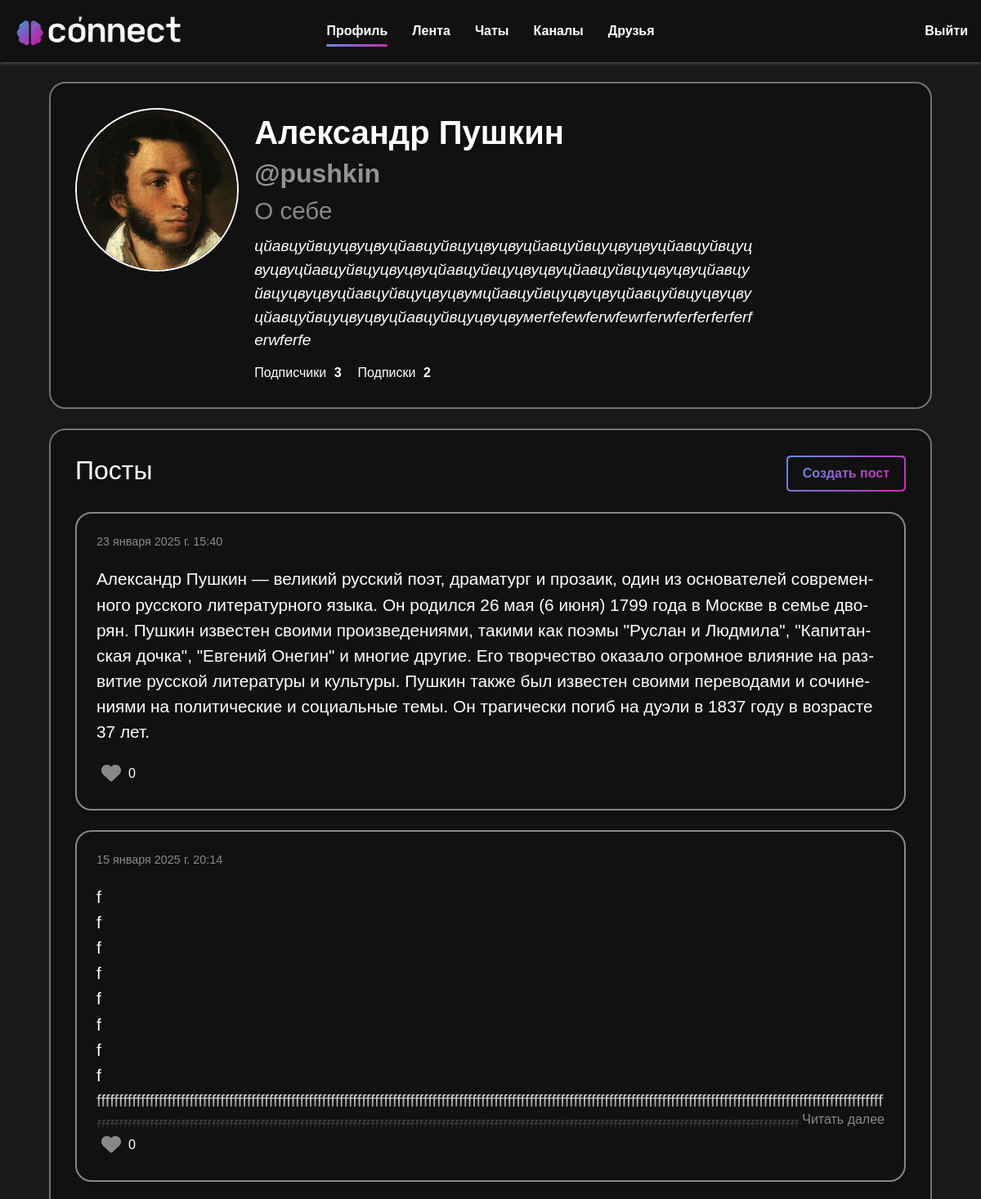
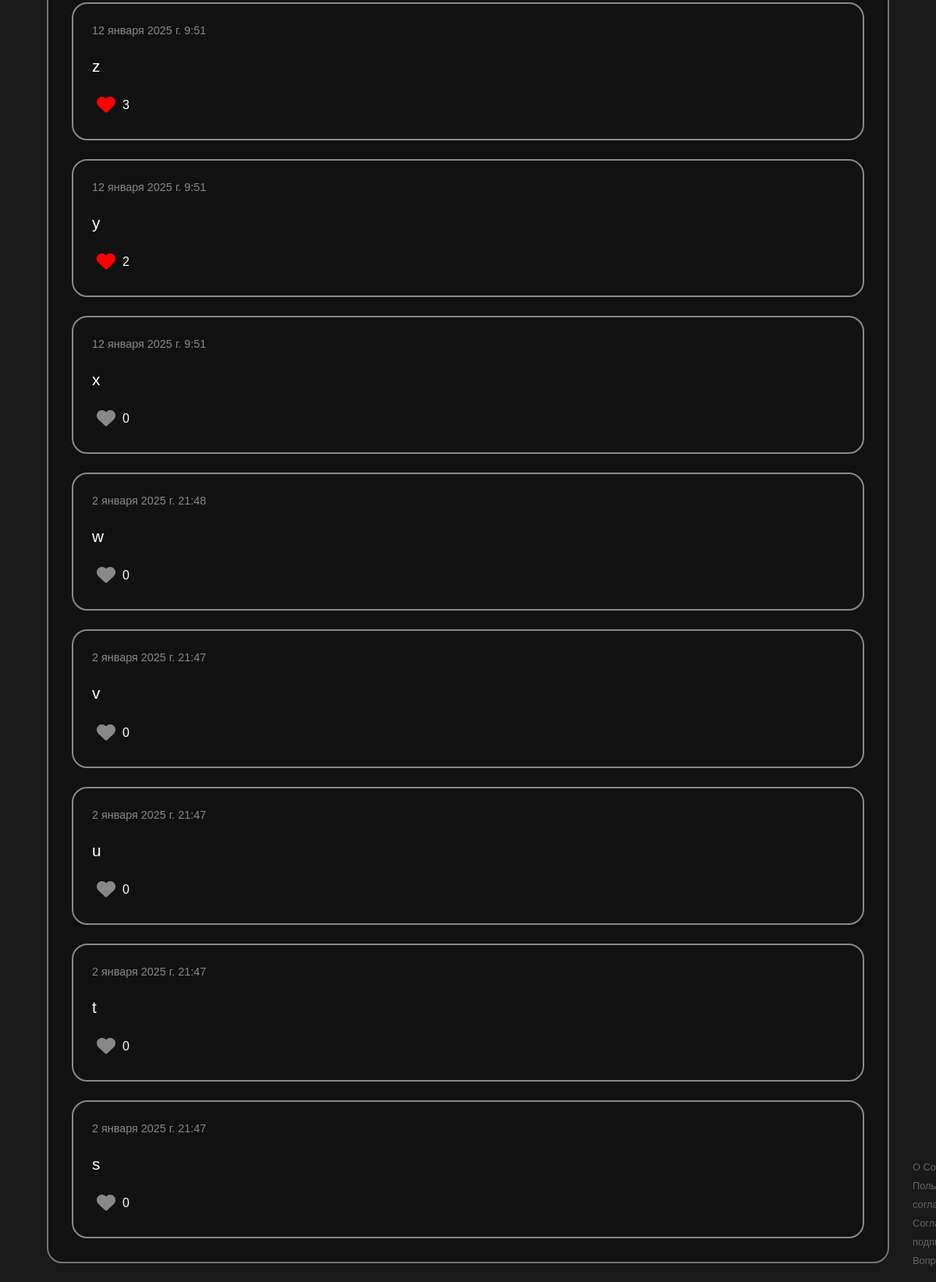
The page /person/ (signed in) on the database its author committed (2 pictures, top to bottom).
### users/models.py (models this page shows, shortened)
class User(AbstractUser):
    first_name = models.CharField("Имя", max_length=20)
    last_name = models.CharField("Фамилия", max_length=20)
    username = models.CharField("Имя пользователя", unique=True, max_length=20)
    email = models.EmailField("Почта", unique=True)
    password = models.CharField("Пароль", max_length=20)
    image = models.ImageField("Аватар", upload_to='users_images', blank=True, null=True)
    about = models.TextField("О себе", max_length=250, blank=True, null=True)
    ai_help_requests_left = models.PositiveIntegerField(default=5)
    last_ai_help_reset = models.DateTimeField(auto_now_add=True)
    has_subscription = models.BooleanField(default=False)
    def get_avatar_url(self):
        if self.image and hasattr(self.image, 'url'):
            return self.image.url
        else:
            return os.path.join(settings.STATIC_URL, 'person/img/default.jpg')
    class Meta:
        verbose_name = 'Пользователь'
        verbose_name_plural = 'Пользователи'

### person/models.py (models this page shows, shortened)
class Post(models.Model):
    text = models.TextField('Текст', max_length=5000)
    date = models.DateTimeField('Дата публикации')
    user = models.ForeignKey(User, on_delete=models.CASCADE)
    image = models.ImageField(upload_to='post_images/', blank=True, null=True)
    likes = models.ManyToManyField(User, related_name='liked_posts', blank=True)
    def total_likes(self):
        return self.likes.count()
    class Meta:
        verbose_name = 'Пост'
        verbose_name_plural = 'Посты'

### person/views.py (the view)
# urls.py: path('', views.profile, name='profile'),
@login_required
def profile(request):
    avatar_edit(request)
    about_form = AboutForm(instance=request.user)
    empty_post_form = PostForm()
    posts = Post.objects.filter(user=request.user.id).order_by('-date')
    paginator = Paginator(posts, 10)
    page_number = request.GET.get('page')
    page_obj = paginator.get_page(page_number)
    post_forms = {}
    for post in page_obj:
        post_forms[post.id] = PostForm(instance=post, post_id=post.id)
    followers_count = request.user.followers.count()
    following_count = request.user.subscriptions.count()
    data = {
        "user": request.user,
        "posts": page_obj,
        "has_next": page_obj.has_next(),
        "about_form": about_form,
        "post_forms": post_forms,
        "empty_post_form": empty_post_form,
        'followers_count': followers_count,
        'following_count': following_count,
    }
    return render(request, "person/profile.html", data)

### person/templatetags/custom_filters.py (called while the page is built)
@register.filter
def get_item(dictionary, key):
    return dictionary.get(key, 'Ключ в словаре не найден')

### person/views.py (called while the page is built)
def avatar_edit(request):
    if request.method == 'POST' and request.FILES.get('avatar'):
        avatar = request.FILES['avatar']
        filename = f'users_images/{request.user.username}_avatar.jpg'
        path = default_storage.save(filename, ContentFile(avatar.read()))
        if is_image(default_storage.path(path)):
            request.user.delete_avatar()
            request.user.image = path
            request.user.save()
        else:
            messages.error(request, 'Загруженный файл не является допустимым изображением')
            default_storage.delete(path)

### person/templates/person/profile.html (shortened to what this page needs)
{% extends 'main/layout.html' %}
{% load static %}
{% block link %}
    <link rel="stylesheet" href="{% static 'person/css/person.css' %}">
    <link rel="stylesheet" href="{% static 'person/css/like_users_list.css' %}">
{% endblock %}
{% block content %}
<section class="profile-header container-profile">
    <span class="profile-image-container">
        <img src="{{ user.get_avatar_url }}" class="profile-image" alt="person">
    </span>
    <span class="user-info">
        <span class="person-name">{{ user.first_name }} {{ user.last_name }}</span>
        <span class="person-username">@{{ user.username }}</span>
        <span class="about-section">
            <span class="about-label">О себе
            </span>
            {% if user.about %}
                <span class="about-container">{{ user.about }}</span>
            {% endif %}
        </span>
        <span class="subscribers-info">
            <span>Подписчики <span class="follow-numbers">{{ followers_count }}</span></span>
            <span>Подписки <span class="follow-numbers">{{ following_count }}</span></span>
        </span>
    </span>
</section>
<section class="container-profile">
<div class="d-flex justify-content-between align-items-center">
    <h2>Посты</h2>
    <button type="button" class="gradient-btn" data-bs-toggle="modal" data-bs-target="#createPostModal" data="Создать пост"></button>
</div>
{% if posts %}
    <div class="posts-list load-more">
        {% include 'person/profile_posts.html' %}
    </div>
{% else %}
    <p class="commentary">У вас нет записей</p>
{% endif %}
</section>
{% endblock %}

### person/templates/person/profile_posts.html (shortened to what this page needs)
{% load static %}
{% load custom_filters %}
{% for post in posts %}
    {% with post_id=post.id %}
    <div class="post-item">
        <div class="post-header-profile">
            <p class="post-date">{{ post.date }}</p>
            <div>
            </div>
        </div>
        <div class="post-content">
            <p class="post-text" id="post-text-{{ post_id }}">{{ post.text }}</p>
            <div class="fade-out"></div>
            <a class="read-more-btn" id="read-more-btn-{{ post_id }}" style="display: none;">Читать далее</a>
        </div>
        <div class="post-footer">
            <button class="like-btn {% if request.user in post.likes.all %}liked{% endif %}" data-post-id="{{ post_id }}" title="Нравится">
                <i class="fas fa-heart"></i>
            </button>
            <span class="likes-count">{{ post.total_likes }}</span>
        </div>
    {% endwith %}
    </div>
{% endfor %}

### main/static/main/css/main.css (style rules this page uses)
body { font-family: sans-serif; margin: 0; padding: 0; background-color: #191919; color: #fff; }
.gradient-btn { padding: 10px 20px; border: none; outline: none; position: relative; z-index: 1; border-radius: 5px; background: linear-gradient(315deg, rgba(207,40,185,1) 0%, rgba(97,142,228,1) 100%); cursor: pointer; }
.gradient-btn::before { content: ""; position: absolute; left: 2px; right: 2px; top: 2px; bottom: 2px; border-radius: 4px; background-color: #111111; z-index: -1; transition: 200ms; }
.gradient-btn::after { content: attr(data); font-size: 16px; font-weight: bold; background: linear-gradient(315deg, rgba(207,40,185,1) 0%, rgba(97,142,228,1) 100%); -webkit-background-clip: text; color: transparent; transition: 200ms; }
a { text-decoration: none; }

### person/static/person/css/person.css (style rules this page uses)
.container-profile { background-color: #111111; padding: 30px; border-radius: 20px; border: 2px solid rgb(114, 114, 114); margin: 0 0 1.5rem 0; }
.profile-image-container { position: relative; width: 200px; height: 200px; overflow: hidden; border-radius: 50%; border: 2px solid #ffffff; }
.profile-image { width: 100%; height: 100%; object-fit: cover; border-radius: 50%; }
.profile-header { display: flex; flex-direction: row; }
.user-info { width: 60%; display: flex; flex-direction: column; margin-left: 1.2rem; }
.person-name { font-size: 2.5rem; font-weight: bold; }
.about-section { display: flex; flex-direction: column; }
.about-label { color: #888; font-size: 1.85rem; }
.about-container { position: relative; overflow: hidden; font-style: italic; font-size: 1.2rem; overflow-wrap: break-word; hyphens: auto; white-space: pre-wrap; margin-top: 0.4rem; margin-bottom: 0.8rem; }
.subscribers-info { display: flex; }
.follow-numbers { font-weight: bold; margin-left: 5px; margin-right: 20px; }
.person-username { font-size: 2rem; font-weight: bold; margin-bottom: 0; margin-top: -4px; color: #939393; }
.post-item { background-color: #111111; padding: 1.5rem; margin-top: 1.5rem; border-radius: 20px; border: 2px solid #888; box-shadow: 0 2px 4px rgba(0,0,0,0.05); overflow-wrap: break-word; hyphens: auto; }
.post-date { font-size: 0.9rem; color: #888; margin-bottom: 0; }
.post-text { font-size: 1.3rem; white-space: pre-wrap; }
.read-more-btn { font-size: 1rem; color: #888; position: absolute; bottom: 0; right: 0; box-shadow: -2px -2px 2px 2px rgba(17, 17, 17, 0.8); background-color: #111111; cursor: pointer; }
.fade-out { position: absolute; bottom: 0; left: 0; width: 100%; height: 50px; background: linear-gradient(transparent, #111111); pointer-events: none; }
.post-header-profile { display: flex; justify-content: space-between; height: 2.5rem; }
.post-content { position: relative; max-height: 300px; overflow: hidden; }
.post-footer { display: flex; align-items: center; }
.like-btn { background: none; border: none; font-size: 1.5rem; color: #888; transition: opacity 0.3s ease; }
.like-btn.liked { color: red; }
.likes-count { margin-left: 3px; font-size: 1rem; }

### person/static/person/css/like_users_list.css (style rules this page uses)
.user-info { display: flex; flex-direction: column; }

### rows shown on the page
User: get_avatar_url (picture), first_name "Александр", last_name "Пушкин", username "pushkin", about "цйавцуйвцуцвуцвуцйавцуйвцуцвуцвуцйавцуйвцуцвуцвуцйавцуйвцуцвуцвуцйавцуйвцуцвуцвуцйавцуйвцуцвуцвуцйавцуйвцуцвуцвуцйавцуйвцуцвуцвуцйавцуйвцуцвуцвумцйавцуйвцуцвуцвуцйавцуйвцуцвуцвуцйавцуйвцуцвуцвуцйавцуйвцуцвуцвумerfefewferwfewrferwferferferferferwferfe"
Post: date "23 января 2025 г. 15:40", text "Александр Пушкин — великий русский поэт, драматург и прозаик, один из основателей современного русского литературного языка. Он родился 26 мая (6 июня) 1799 года в Москве в семье дворян. Пушкин известен своими произведениями, такими как поэмы \"Руслан и Людмила\", \"Капитанская дочка\", \"Евгений Онегин\" и многие другие. Его творчество оказало огромное влияние на развитие русской литературы и культуры. Пушкин также был известен своими переводами и сочинениями на политические и социальные темы. Он трагически погиб на дуэли в 1837 году в возрасте 37 лет.", total_likes "0"
Post: date "15 января 2025 г. 20:14", text "f f f f f f f f…", total_likes "0"
Post: date "12 января 2025 г. 9:51", text "z", total_likes "3"
Post: date "12 января 2025 г. 9:51", text "y", total_likes "2"
Post: date "12 января 2025 г. 9:51", text "x", total_likes "0"
Post: date "2 января 2025 г. 21:48", text "w", total_likes "0"
Post: date "2 января 2025 г. 21:47", text "v", total_likes "0"
Post: date "2 января 2025 г. 21:47", text "u", total_likes "0"
Post: date "2 января 2025 г. 21:47", text "t", total_likes "0"
Post: date "2 января 2025 г. 21:47", text "s", total_likes "0"

### other values the page prints
{{ followers_count }} "3"
{{ following_count }} "2"
